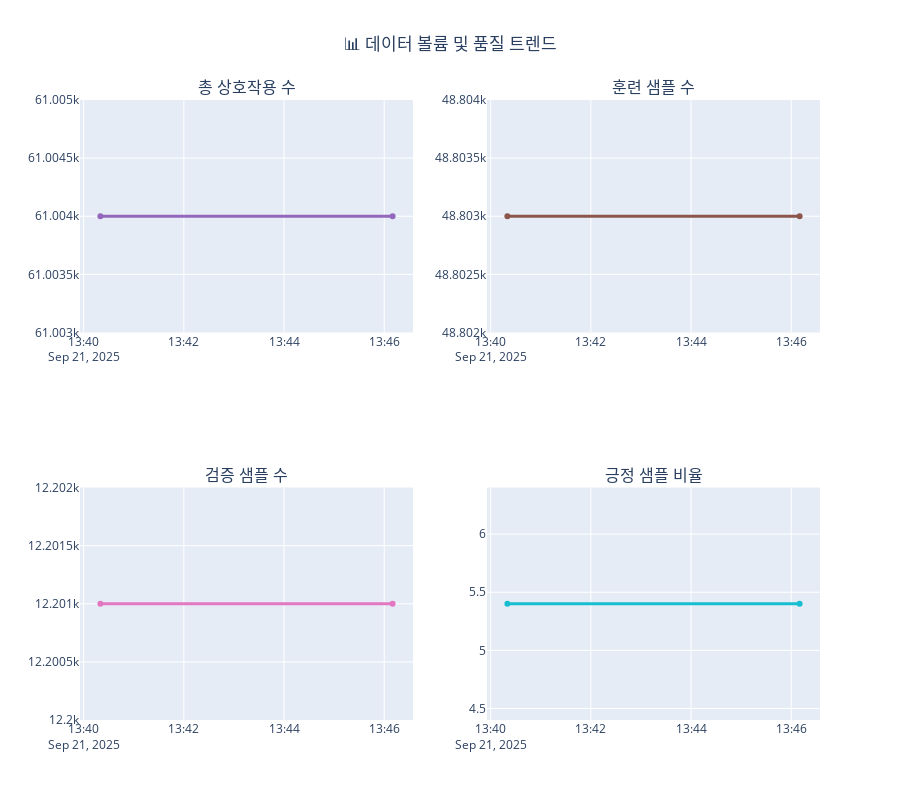

Write notebook code for a chart like this one.
### Code cell
# 3. 데이터 볼륨 트렌드
if not training_df.empty:
    fig = make_subplots(
        rows=2, cols=2,
        subplot_titles=('총 상호작용 수', '훈련 샘플 수', '검증 샘플 수', '긍정 샘플 비율'),
        specs=[[{"secondary_y": False}, {"secondary_y": False}],
               [{"secondary_y": False}, {"secondary_y": False}]]
    )
    
    # 총 상호작용 수
    fig.add_trace(
        go.Scatter(
            x=training_df['training_start'],
            y=training_df['data_total_interactions'],
            mode='lines+markers',
            name='Total Interactions',
            line=dict(color='#9467bd', width=3)
        ),
        row=1, col=1
    )
    
    # 훈련 샘플 수
    fig.add_trace(
        go.Scatter(
            x=training_df['training_start'],
            y=training_df['data_training_samples'],
            mode='lines+markers',
            name='Training Samples',
            line=dict(color='#8c564b', width=3)
        ),
        row=1, col=2
    )
    
    # 검증 샘플 수
    fig.add_trace(
        go.Scatter(
            x=training_df['training_start'],
            y=training_df['data_validation_samples'],
            mode='lines+markers',
            name='Validation Samples',
            line=dict(color='#e377c2', width=3)
        ),
        row=2, col=1
    )
    
    # 긍정 샘플 비율 계산
    training_df['positive_rate'] = training_df['metrics_positive_samples'] / training_df['metrics_total_samples']
    
    fig.add_trace(
        go.Scatter(
            x=training_df['training_start'],
            y=training_df['positive_rate'] * 100,
            mode='lines+markers',
            name='Positive Rate (%)',
            line=dict(color='#17becf', width=3)
        ),
        row=2, col=2
    )
    
    fig.update_layout(
        height=800,
        title_text="📊 데이터 볼륨 및 품질 트렌드",
        title_x=0.5,
        showlegend=False
    )
    
    fig.show()

### Figure 1 — Plotly figure (JSON) as saved in the notebook; plotly's stock layout.template omitted (floating-point values rounded to 4 significant figures)
{"data": [{"line": {"color": "#9467bd", "width": 3}, "mode": "lines+markers", "name": "Total Interactions", "type": "scatter", "x": ["2025-09-21T13:40:20.019000000", "2025-09-21T13:46:10.032000000"], "xaxis": "x", "y": [61004, 61004], "yaxis": "y"}, {"line": {"color": "#8c564b", "width": 3}, "mode": "lines+markers", "name": "Training Samples", "type": "scatter", "x": ["2025-09-21T13:40:20.019000000", "2025-09-21T13:46:10.032000000"], "xaxis": "x2", "y": [48803, 48803], "yaxis": "y2"}, {"line": {"color": "#e377c2", "width": 3}, "mode": "lines+markers", "name": "Validation Samples", "type": "scatter", "x": ["2025-09-21T13:40:20.019000000", "2025-09-21T13:46:10.032000000"], "xaxis": "x3", "y": [12201, 12201], "yaxis": "y3"}, {"line": {"color": "#17becf", "width": 3}, "mode": "lines+markers", "name": "Positive Rate (%)", "type": "scatter", "x": ["2025-09-21T13:40:20.019000000", "2025-09-21T13:46:10.032000000"], "xaxis": "x4", "y": [5.401, 5.401], "yaxis": "y4"}], "layout": {"annotations": [{"font": {"size": 16}, "showarrow": false, "text": "총 상호작용 수", "x": 0.225, "xanchor": "center", "xref": "paper", "y": 1, "yanchor": "bottom", "yref": "paper"}, {"font": {"size": 16}, "showarrow": false, "text": "훈련 샘플 수", "x": 0.775, "xanchor": "center", "xref": "paper", "y": 1, "yanchor": "bottom", "yref": "paper"}, {"font": {"size": 16}, "showarrow": false, "text": "검증 샘플 수", "x": 0.225, "xanchor": "center", "xref": "paper", "y": 0.375, "yanchor": "bottom", "yref": "paper"}, {"font": {"size": 16}, "showarrow": false, "text": "긍정 샘플 비율", "x": 0.775, "xanchor": "center", "xref": "paper", "y": 0.375, "yanchor": "bottom", "yref": "paper"}], "height": 800, "showlegend": false, "title": {"text": "📊 데이터 볼륨 및 품질 트렌드", "x": 0.5}, "xaxis": {"anchor": "y", "domain": [0, 0.45]}, "xaxis2": {"anchor": "y2", "domain": [0.55, 1]}, "xaxis3": {"anchor": "y3", "domain": [0, 0.45]}, "xaxis4": {"anchor": "y4", "domain": [0.55, 1]}, "yaxis": {"anchor": "x", "domain": [0.625, 1]}, "yaxis2": {"anchor": "x2", "domain": [0.625, 1]}, "yaxis3": {"anchor": "x3", "domain": [0, 0.375]}, "yaxis4": {"anchor": "x4", "domain": [0, 0.375]}}}
